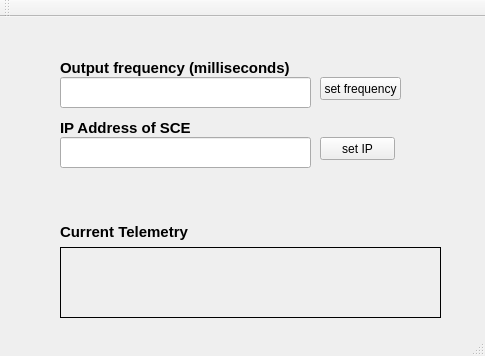
<?xml version="1.0" encoding="UTF-8"?>
<ui version="4.0">
 <class>EmbeddedSysEmu</class>
 <widget class="QMainWindow" name="EmbeddedSysEmu">
  <property name="geometry">
   <rect>
    <x>0</x>
    <y>0</y>
    <width>485</width>
    <height>356</height>
   </rect>
  </property>
  <property name="windowTitle">
   <string>EmbeddedSysEmu</string>
  </property>
  <widget class="QWidget" name="centralWidget">
   <widget class="QLabel" name="telemetryDisplay">
    <property name="geometry">
     <rect>
      <x>60</x>
      <y>230</y>
      <width>381</width>
      <height>71</height>
     </rect>
    </property>
    <property name="font">
     <font>
      <pointsize>11</pointsize>
     </font>
    </property>
    <property name="frameShape">
     <enum>QFrame::Box</enum>
    </property>
    <property name="text">
     <string/>
    </property>
   </widget>
   <widget class="QLabel" name="telemetryLabel">
    <property name="geometry">
     <rect>
      <x>60</x>
      <y>199</y>
      <width>341</width>
      <height>31</height>
     </rect>
    </property>
    <property name="font">
     <font>
      <pointsize>11</pointsize>
      <weight>75</weight>
      <bold>true</bold>
     </font>
    </property>
    <property name="text">
     <string>Current Telemetry</string>
    </property>
   </widget>
   <widget class="QLineEdit" name="outputFrequency">
    <property name="geometry">
     <rect>
      <x>60</x>
      <y>60</y>
      <width>251</width>
      <height>31</height>
     </rect>
    </property>
    <property name="font">
     <font>
      <pointsize>10</pointsize>
     </font>
    </property>
   </widget>
   <widget class="QLabel" name="label">
    <property name="geometry">
     <rect>
      <x>60</x>
      <y>40</y>
      <width>251</width>
      <height>21</height>
     </rect>
    </property>
    <property name="font">
     <font>
      <pointsize>11</pointsize>
      <weight>75</weight>
      <bold>true</bold>
     </font>
    </property>
    <property name="text">
     <string>Output frequency (milliseconds)</string>
    </property>
   </widget>
   <widget class="QPushButton" name="setFrequency">
    <property name="geometry">
     <rect>
      <x>320</x>
      <y>60</y>
      <width>81</width>
      <height>23</height>
     </rect>
    </property>
    <property name="text">
     <string>set frequency</string>
    </property>
   </widget>
   <widget class="QPushButton" name="setIPaddress">
    <property name="geometry">
     <rect>
      <x>320</x>
      <y>120</y>
      <width>75</width>
      <height>23</height>
     </rect>
    </property>
    <property name="text">
     <string>set IP</string>
    </property>
   </widget>
   <widget class="QLabel" name="label_2">
    <property name="geometry">
     <rect>
      <x>60</x>
      <y>100</y>
      <width>251</width>
      <height>21</height>
     </rect>
    </property>
    <property name="font">
     <font>
      <pointsize>11</pointsize>
      <weight>75</weight>
      <bold>true</bold>
     </font>
    </property>
    <property name="text">
     <string>IP Address of SCE</string>
    </property>
   </widget>
   <widget class="QLineEdit" name="ipaddress">
    <property name="geometry">
     <rect>
      <x>60</x>
      <y>120</y>
      <width>251</width>
      <height>31</height>
     </rect>
    </property>
    <property name="font">
     <font>
      <pointsize>10</pointsize>
     </font>
    </property>
   </widget>
  </widget>
  <widget class="QMenuBar" name="menuBar">
   <property name="geometry">
    <rect>
     <x>0</x>
     <y>0</y>
     <width>485</width>
     <height>21</height>
    </rect>
   </property>
  </widget>
  <widget class="QToolBar" name="mainToolBar">
   <attribute name="toolBarArea">
    <enum>TopToolBarArea</enum>
   </attribute>
   <attribute name="toolBarBreak">
    <bool>false</bool>
   </attribute>
  </widget>
  <widget class="QStatusBar" name="statusBar"/>
 </widget>
 <layoutdefault spacing="6" margin="11"/>
 <resources/>
 <connections/>
</ui>
